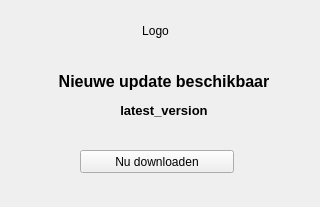
<?xml version="1.0" encoding="UTF-8"?>
<ui version="4.0">
 <class>Form</class>
 <widget class="QWidget" name="Form">
  <property name="geometry">
   <rect>
    <x>0</x>
    <y>0</y>
    <width>320</width>
    <height>207</height>
   </rect>
  </property>
  <property name="windowTitle">
   <string>Password Generator</string>
  </property>
  <widget class="QWidget" name="layoutWidget">
   <property name="geometry">
    <rect>
     <x>30</x>
     <y>70</y>
     <width>268</width>
     <height>51</height>
    </rect>
   </property>
   <layout class="QVBoxLayout" name="verticalLayout">
    <item>
     <widget class="QLabel" name="label_update_title">
      <property name="font">
       <font>
        <family>Arial</family>
        <pointsize>12</pointsize>
        <weight>75</weight>
        <bold>true</bold>
       </font>
      </property>
      <property name="text">
       <string>Nieuwe update beschikbaar</string>
      </property>
      <property name="alignment">
       <set>Qt::AlignCenter</set>
      </property>
     </widget>
    </item>
    <item>
     <widget class="QLabel" name="lb_latest_version">
      <property name="font">
       <font>
        <pointsize>10</pointsize>
        <weight>75</weight>
        <bold>true</bold>
       </font>
      </property>
      <property name="text">
       <string>latest_version</string>
      </property>
      <property name="alignment">
       <set>Qt::AlignCenter</set>
      </property>
     </widget>
    </item>
   </layout>
  </widget>
  <widget class="QPushButton" name="pb_download_new_version">
   <property name="geometry">
    <rect>
     <x>80</x>
     <y>150</y>
     <width>154</width>
     <height>23</height>
    </rect>
   </property>
   <property name="focusPolicy">
    <enum>Qt::NoFocus</enum>
   </property>
   <property name="text">
    <string>Nu downloaden</string>
   </property>
   <property name="shortcut">
    <string>Return</string>
   </property>
  </widget>
  <widget class="QLabel" name="lb_logo">
   <property name="geometry">
    <rect>
     <x>130</x>
     <y>20</y>
     <width>51</width>
     <height>21</height>
    </rect>
   </property>
   <property name="text">
    <string>Logo</string>
   </property>
   <property name="alignment">
    <set>Qt::AlignCenter</set>
   </property>
  </widget>
 </widget>
 <resources/>
 <connections/>
</ui>
